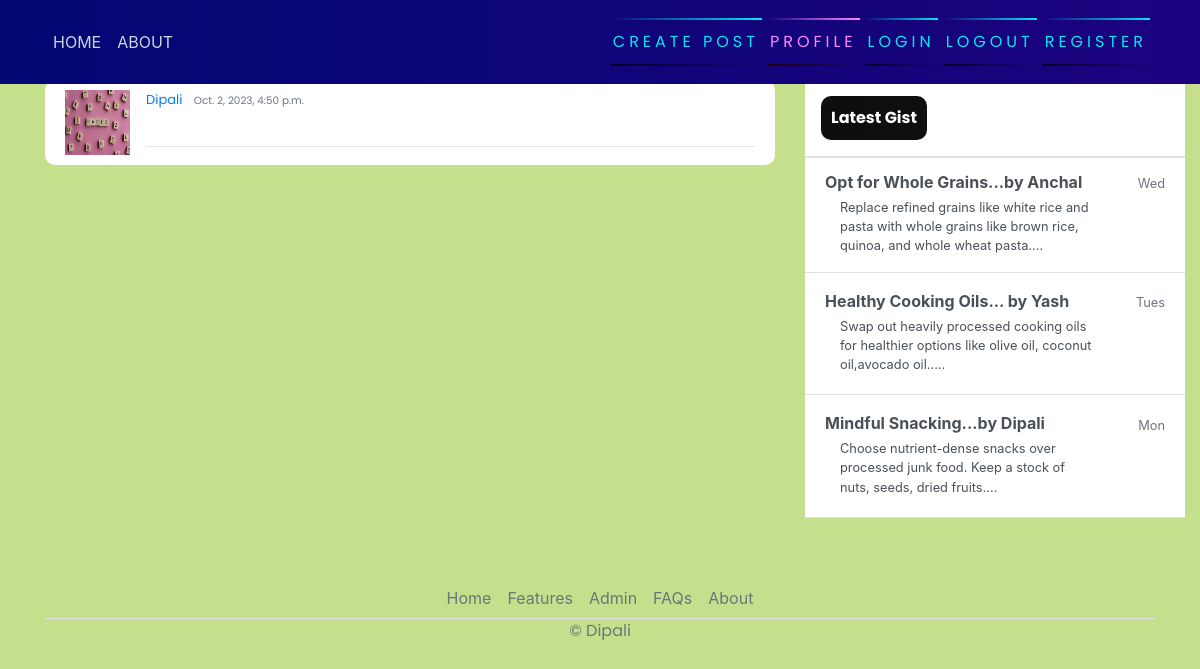
Page /post/1/ (signed in) on the committed database.
### blog/models.py (models this page shows, shortened)
class Post(models.Model):
    title = models.CharField(max_length=200)
    content = models.TextField()
    date_posted = models.DateTimeField(default=timezone.now)
    author = models.ForeignKey(User, on_delete=models.CASCADE)

### user/models.py (models this page shows, shortened)
class Profile(models.Model):
    user = models.OneToOneField(User, on_delete=models.CASCADE)
    image = models.ImageField(default='default.jpg', upload_to='profile_pics')

### blog/views.py (the view)
# urls.py: path('post/<int:pk>/', PostDetailView.as_view(), name="blog-detail"),
class PostDetailView(LoginRequiredMixin, DetailView):
    model = Post

### blog/templates/blog/post_detail.html (shortened to what this page needs)
{% extends 'blog/base.html' %}
{% block content %}
        <article class="media content-section">
            <img class="rounded-cirlce article-img" src="{{ object.author.profile.image.url }}" alt="">
            <div class="media-body">
              <div class="article-metadata">
                <a class="mr-2" href="#">{{ object.author }}</a>
                <small class="text-muted">{{ object.date_posted }}</small> <br>
                  {% if object.author == user %}
                    <br>
                    </article>
  {% endif %}
{% endblock content %}

### rows in the picture
Post: author.profile.image (picture), author "Dipali", date_posted "Oct. 2, 2023, 4:50 p.m."
